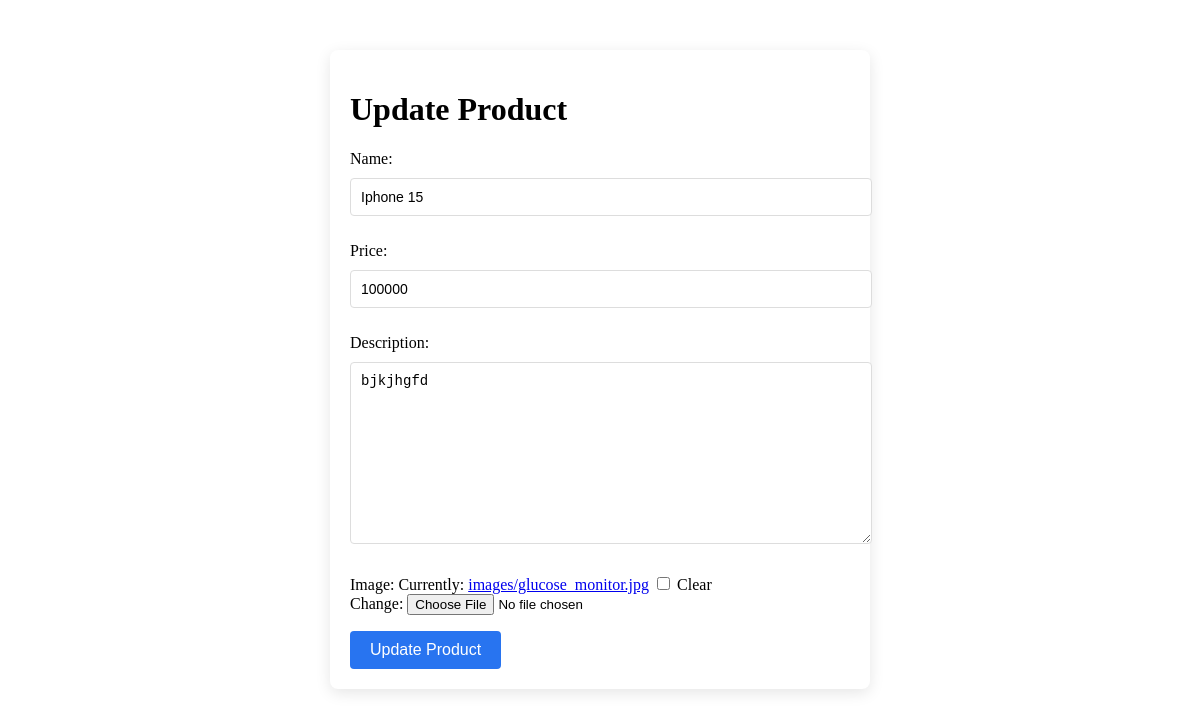
/electronics/update/2, run on the app's committed database.
### electronics/models.py (models this page shows, shortened)
class Product(models.Model):
    name = models.CharField(max_length=100)
    price = models.IntegerField()
    description = models.TextField()
    image = models.ImageField(upload_to='images/', null=True, blank=True)

### electronics/views.py (the view)
# urls.py: path('update/<int:id>', views.update_product, name='update_product'),
def update_product(request, id):
    prod = get_object_or_404(Product, id=id)
    if request.method == "POST":
        form = ProductForm(request.POST, request.FILES, instance=prod)
        if form.is_valid():
            form.save()
            return redirect('product_detail')
    else:
        form = ProductForm(instance=prod)
    return render(request, 'electronics/update_product.html', {"form":form})

### electronics/forms.py
class ProductForm(forms.ModelForm):
    class Meta:
        model = Product
        fields = ['id', 'name', 'price', 'description', 'image']
        widgets = {
            'image': forms.ClearableFileInput(attrs={'accept': 'image/*'})  # ✅ Allow image selection
        }

### electronics/templates/electronics/update_product.html (shortened to what this page needs)
<!DOCTYPE html>
<html lang="en">
<head>
</head>
<body>
    <div class="form-container">
        <h1>Update Product</h1>
        <form method="post", enctype="multipart/form-data">
            {{ form.as_p }}
            <input type="submit" value="Update Product" class="submit-btn">
        </form>
    </div>
</body>
</html>

### electronics/templates/electronics/update_product.html (style rules this page uses)
.form-container { margin: 50px auto; padding: 20px; max-width: 500px; background: #fff; border-radius: 8px; box-shadow: 0 4px 15px rgba(0, 0, 0, 0.1); }
.form-container input[type="text"], .form-container input[type="number"], .form-container textarea { width: 100%; padding: 10px; margin: 10px 0; border: 1px solid #ddd; border-radius: 4px; font-size: 14px; }
.form-container input[type="submit"] { background: #2874f0; color: white; border: none; padding: 10px 20px; border-radius: 4px; cursor: pointer; font-size: 16px; }

### data on the page
Product: name "Iphone 15", price "100000", description "bjkjhgfd"
